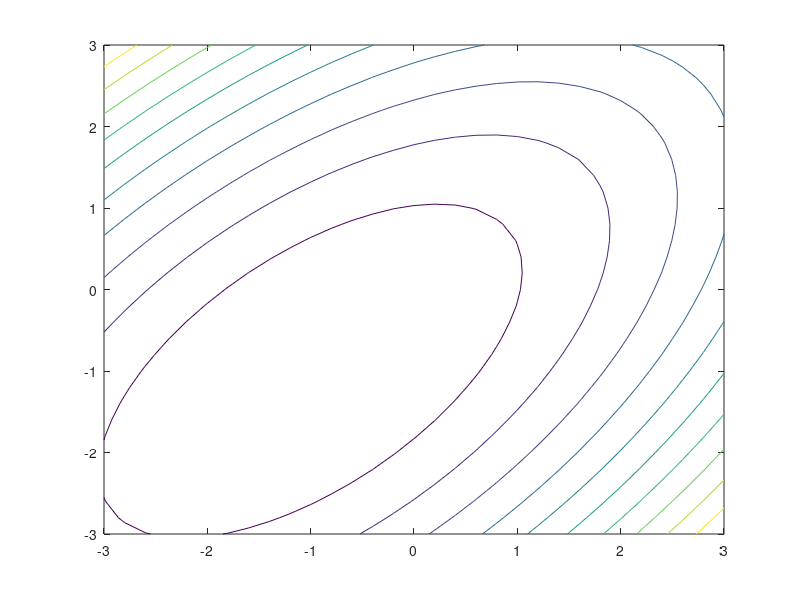
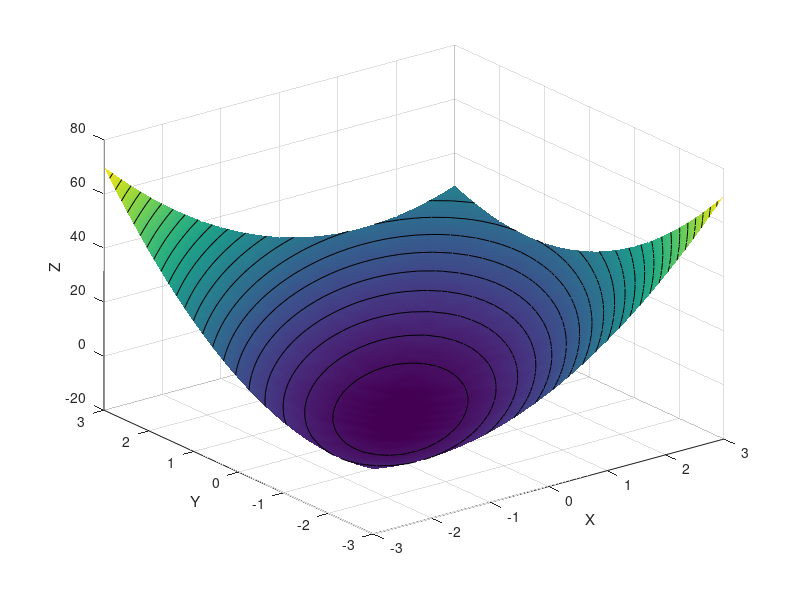
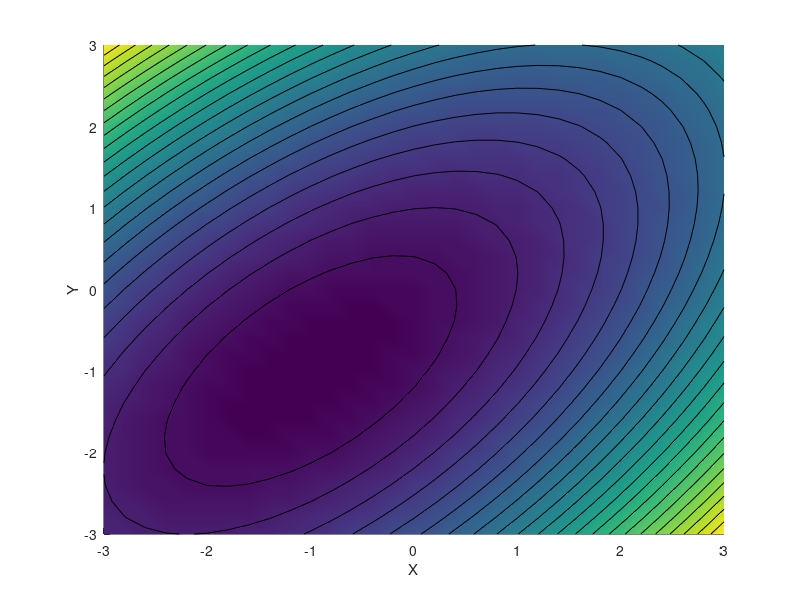

Write MATLAB code to recreate these figures, in order.
function L02exampleParabaloid()

% Plot a 3D parabaloid with iso-contour lines

% Meaningful parameters
a = 2; b = 1; xc = -1; yc = -1; th = pi/4;

% Derived coefficients
A = a^2*sin(th)^2 + b^2*cos(th)^2; 
B = 2*(b^2-a^2)*sin(th)*cos(th); 
C = a^2*cos(th)^2 + b^2*sin(th)^2; 
D = -2*A*xc - B*yc; 
E = -B*xc-2*C*yc; 
F = A*xc^2+B*xc*yc+C*yc^2-a^2*b^2;

[y x] = meshgrid(linspace(-3,3,31), linspace(-3,3,31));
z = A*x.^2 + B*x.*y + C*y.^2 + D*x + E*y + F;

contour(x, y, z)
print('-dpng', 'Z:\work\sync\5526\private\pics\exampleParaboloidContour')

surf(x, y, z), shading interp, hold on, contour3(x,y,z,22,'k'), hold off
xlabel('X'), ylabel('Y'), zlabel('Z')
print('-dpng', 'Z:\work\sync\5526\private\pics\exampleParaboloid3d')

view(0, 90)
print('-dpng', 'Z:\work\sync\5526\private\pics\exampleParaboloidAbove')
